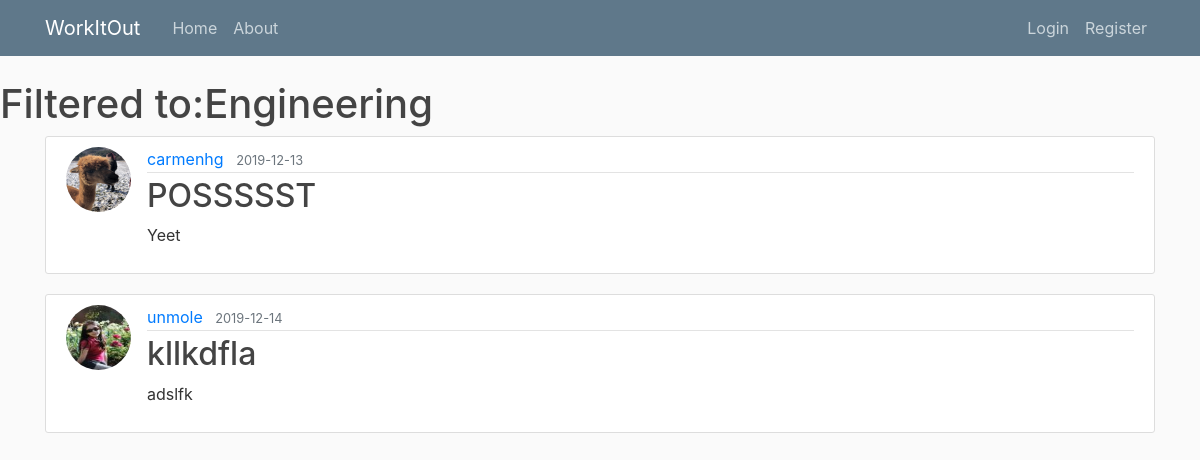
/Engineering, run on an earlier commit of the app's database.
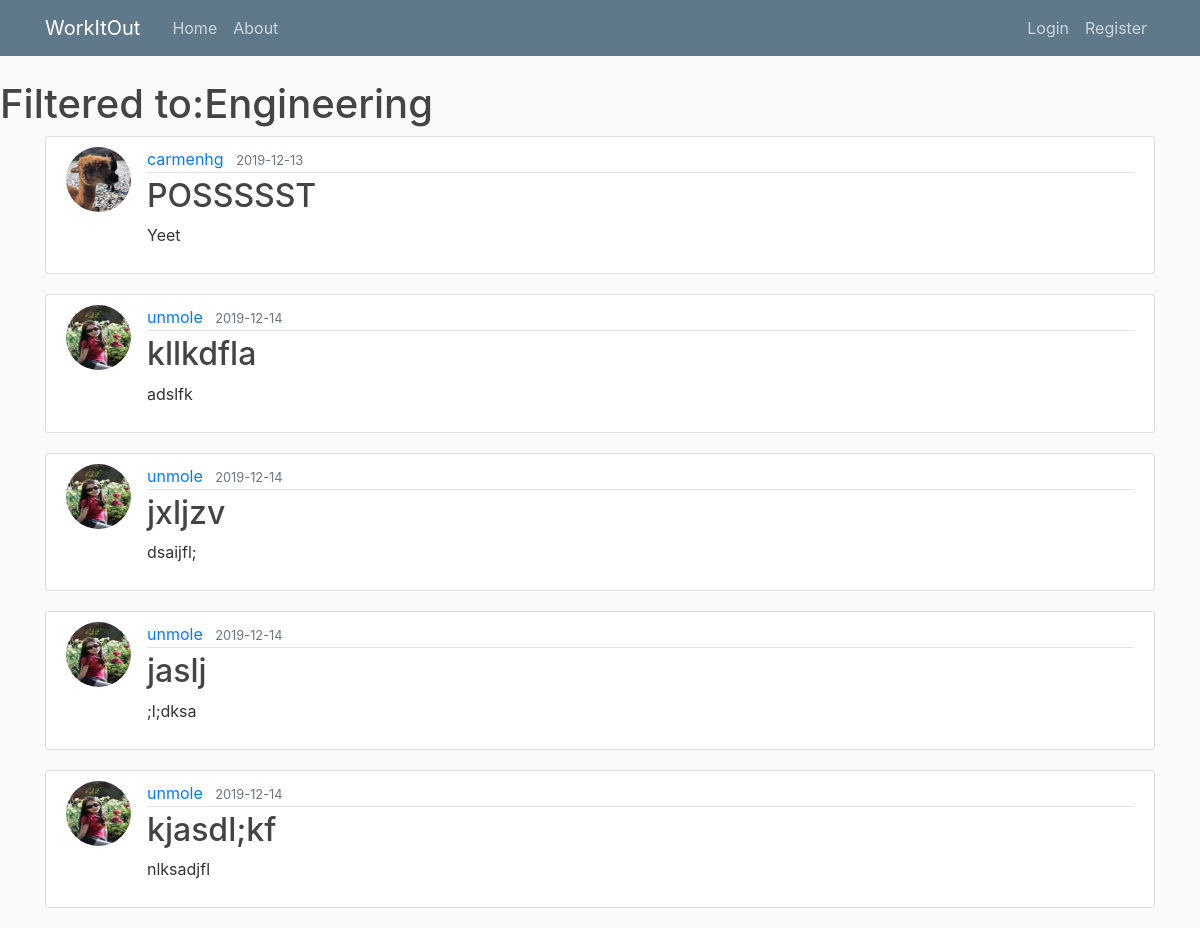
And on a later commit of the database.
### testing/models.py (models this page shows, shortened)
class Post(db.Model):
    id = db.Column(db.Integer, primary_key=True)
    title = db.Column(db.String(100), nullable=False)
    date_posted = db.Column(db.DateTime, nullable=False, default=datetime.utcnow)
    content = db.Column(db.Text, nullable=False)
    user_id = db.Column(db.Integer, db.ForeignKey('user.id'), nullable=False)

class User(db.Model, UserMixin):
    id = db.Column(db.Integer, primary_key=True)
    username = db.Column(db.String(20), unique=True, nullable=False)
    email = db.Column(db.String(120), unique=True, nullable=False)
    image_file = db.Column(db.String(20), nullable=False, default='default.jpg')
    password = db.Column(db.String(60), nullable=False)
    posts = db.relationship('Post', backref='author', lazy=True)

### testing/routes.py (the view)
@app.route("/Engineering")
def engineering():
    posts = Post.query.all()
    return render_template('engineering.html', posts=posts)

### testing/templates/engineering.html (shortened to what this page needs)
<!DOCTYPE html>
<html>
<head>
    <link rel="stylesheet" href="https://maxcdn.bootstrapcdn.com/bootstrap/4.0.0/css/bootstrap.min.css">
    <link rel="stylesheet" type="text/css" href="{{ url_for('static', filename='main.css') }}">
</head>
<body>
      <header class="site-header">
      <nav class="navbar navbar-expand-md navbar-dark bg-steel fixed-top">
        <div class="container">
          <a class="navbar-brand mr-4" href="/">WorkItOut</a>
          <div class="collapse navbar-collapse" id="navbarToggle">
            <div class="navbar-nav mr-auto">
              <a class="nav-item nav-link" href="{{ url_for('home') }}">Home</a>
              <a class="nav-item nav-link" href="{{ url_for('about') }}">About</a>
            </div>
            <div class="navbar-nav">
              {% if current_user.is_authenticated %}
                <a class="nav-item nav-link" href="{{ url_for('new_post') }}">New Post</a>
                <a class="nav-item nav-link" href="{{ url_for('account') }}">Account</a>
                <a class="nav-item nav-link" href="{{ url_for('logout') }}">Logout</a>
              {% else %}
                <a class="nav-item nav-link" href="{{ url_for('login') }}">Login</a>
                <a class="nav-item nav-link" href="{{ url_for('register') }}">Register</a>
              {% endif %}
            </div>
          </div>
        </div>
      </nav>
    </header>
    <h1> Filtered to:Engineering </h1>
    <main role="main" class="container">
   {% block engcontent %}
    {% for post in posts %}
        <article class="media content-section">
          <img class="rounded-circle article-img" src="{{ url_for('static', filename='profile_photos/' + post.author.image_file) }}">
          <div class="media-body">
            <div class="article-metadata">
              <a class="mr-2" href="#">{{ post.author.username }}</a>
              <small class="text-muted">{{ post.date_posted.strftime('%Y-%m-%d') }}</small>
            </div>
            <h2><a class="article-title" href="{{ url_for('post', post_id=post.id) }}">{{ post.title }}</a></h2>
            <p class="article-content">{{ post.content }}</p>
          </div>
        </article>
    {% endfor %}
{% endblock engcontent %}
    </main>
</body>
</html>

What changed in the data, as far as the page shows it:
added Post: image_file (picture), author.username "unmole", date_posted "2019-12-14", title "jxljzv", content "dsaijfl;"
added Post: image_file (picture), author.username "unmole", date_posted "2019-12-14", title "jaslj", content ";l;dksa"
added Post: image_file (picture), author.username "unmole", date_posted "2019-12-14", title "kjasdl;kf", content "nlksadjfl"
